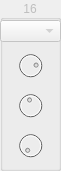
   <widget class="QGroupBox" name="step_16">
    <property name="enabled">
     <bool>false</bool>
    </property>
    <property name="geometry">
     <rect>
      <x>1030</x>
      <y>70</y>
      <width>61</width>
      <height>171</height>
     </rect>
    </property>
    <property name="title">
     <string>16</string>
    </property>
    <property name="alignment">
     <set>Qt::AlignCenter</set>
    </property>
    <property name="flat">
     <bool>false</bool>
    </property>
    <property name="checkable">
     <bool>false</bool>
    </property>
    <property name="checked">
     <bool>false</bool>
    </property>
    <widget class="DialKnob" name="ctrl_16">
     <property name="geometry">
      <rect>
       <x>0</x>
       <y>130</y>
       <width>61</width>
       <height>31</height>
      </rect>
     </property>
     <property name="sizePolicy">
      <sizepolicy hsizetype="Fixed" vsizetype="Fixed">
       <horstretch>0</horstretch>
       <verstretch>0</verstretch>
      </sizepolicy>
     </property>
     <property name="minimumSize">
      <size>
       <width>0</width>
       <height>0</height>
      </size>
     </property>
     <property name="maximumSize">
      <size>
       <width>16777215</width>
       <height>16777215</height>
      </size>
     </property>
     <property name="minimum">
      <number>0</number>
     </property>
     <property name="maximum">
      <number>127</number>
     </property>
     <property name="value">
      <number>0</number>
     </property>
     <property name="wrapping">
      <bool>false</bool>
     </property>
     <property name="notchTarget">
      <double>8.000000000000000</double>
     </property>
     <property name="notchesVisible">
      <bool>false</bool>
     </property>
    </widget>
    <widget class="DialKnob" name="velocity_16">
     <property name="geometry">
      <rect>
       <x>0</x>
       <y>50</y>
       <width>61</width>
       <height>31</height>
      </rect>
     </property>
     <property name="sizePolicy">
      <sizepolicy hsizetype="Fixed" vsizetype="Fixed">
       <horstretch>0</horstretch>
       <verstretch>0</verstretch>
      </sizepolicy>
     </property>
     <property name="minimumSize">
      <size>
       <width>0</width>
       <height>0</height>
      </size>
     </property>
     <property name="maximumSize">
      <size>
       <width>16777215</width>
       <height>16777215</height>
      </size>
     </property>
     <property name="minimum">
      <number>0</number>
     </property>
     <property name="maximum">
      <number>127</number>
     </property>
     <property name="value">
      <number>100</number>
     </property>
     <property name="wrapping">
      <bool>false</bool>
     </property>
     <property name="notchTarget">
      <double>8.000000000000000</double>
     </property>
     <property name="notchesVisible">
      <bool>false</bool>
     </property>
    </widget>
    <widget class="DialKnob" name="gate_16">
     <property name="geometry">
      <rect>
       <x>0</x>
       <y>90</y>
       <width>61</width>
       <height>31</height>
      </rect>
     </property>
     <property name="sizePolicy">
      <sizepolicy hsizetype="Fixed" vsizetype="Fixed">
       <horstretch>0</horstretch>
       <verstretch>0</verstretch>
      </sizepolicy>
     </property>
     <property name="minimumSize">
      <size>
       <width>0</width>
       <height>0</height>
      </size>
     </property>
     <property name="maximumSize">
      <size>
       <width>16777215</width>
       <height>16777215</height>
      </size>
     </property>
     <property name="minimum">
      <number>1</number>
     </property>
     <property name="maximum">
      <number>200</number>
     </property>
     <property name="value">
      <number>94</number>
     </property>
     <property name="wrapping">
      <bool>false</bool>
     </property>
     <property name="notchTarget">
      <double>8.000000000000000</double>
     </property>
     <property name="notchesVisible">
      <bool>false</bool>
     </property>
    </widget>
    <widget class="ComboPicker" name="note_16">
     <property name="geometry">
      <rect>
       <x>0</x>
       <y>20</y>
       <width>61</width>
       <height>22</height>
      </rect>
     </property>
    </widget>
   </widget>
